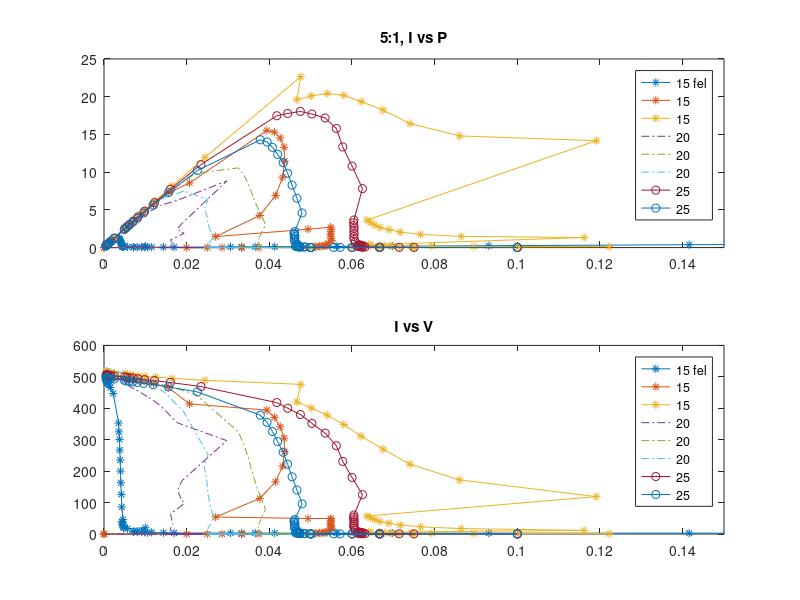
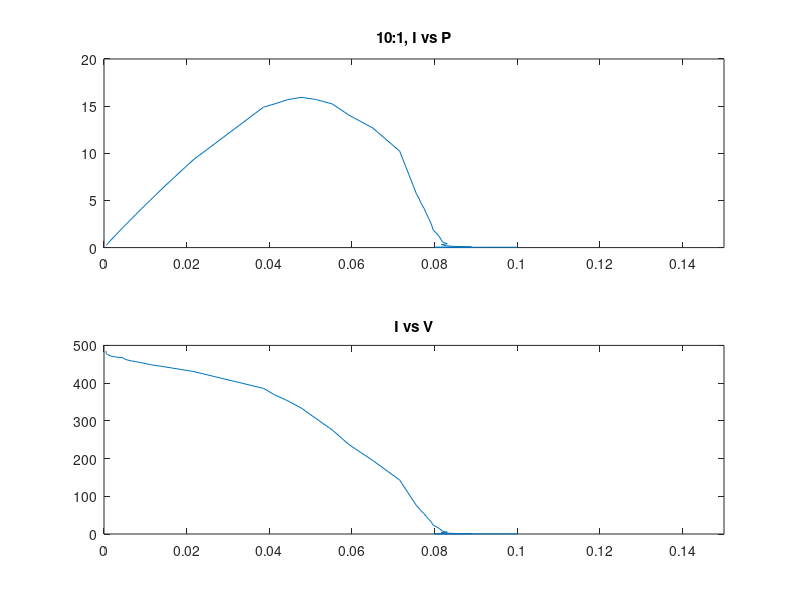
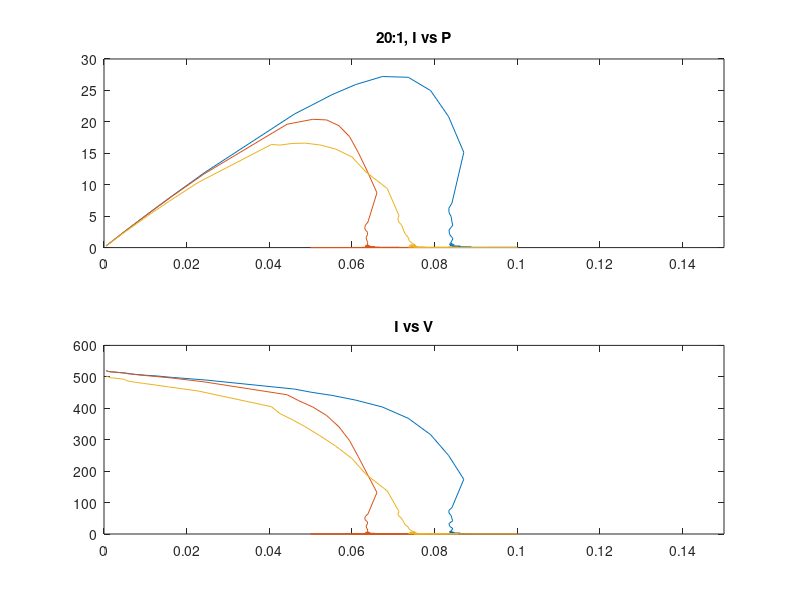

Recreate these plots in MATLAB, in order.
close all
clear

res = [999999 899999 799999 699999 599999 499999 399999 299999 199999 99999 89999 79999 69999 59999 49999 39999 29999 19999 9999 8999 7999 6999 5999 4999 3999 2999 1999 999 899 799 699 599 499 399 299 199 99 89 79 69 59 49 39 29 19 9 8 7 6 5 4 3 2 1 0];

%--------------------------------------------------------------------------
%w 5 measurements, airampo

%stora b?garen
%mV, 999 999 - 0 Ohm
aC1_V = 200;
aC2_V = [600 600 530 530 529 529 529 528 528 527 526 522 521 520 518 517 515 513 509 507 497 486 443 431 418 401 377 343 297 232 160 073 064 057 49.1 40.6 32.5 24.4 16.2 8.0 7.2 6.4 5.6 4.7 3.9 3.0 2.2 1.4 0.6 0.4 0.3 0.3 0.2 0.1 0];

aB1_V = [402 402 396 393 388 385 374 374 363 358 349 336 330 323 316 306 296 287 286 282 283 284 282 192 073 052 026 023 021 19.7 17.0 14.2 8.7 5.8 2.8 2.5 2.2 1.9 1.6 1.3 1.0 0.7 0.4 0.1 0.1 0 0 0 0 0 0 0 0 0 0];
aB2_V = 490;
aB3_V = [566 566 564 563 561 559 557 555 553 550 547 540 539 533 527 522 516 509 498 474 402 374 340 310 276 235 193 149 101 48.5 43.6 38.6 33.5 28.6 23.5 18.9 14.0 9.2 4.5 4.0 3.5 3.1 2.6 2.1 1.6 1.2 0.7 0.3 0.2 0.2 0.1 0.1 0 0 0];

aC2_I = aC2_V./res;
aB1_I = aB1_V./res;
aB3_I = aB3_V./res;

% figure
% plot(aC2_I, aC2_V, aB1_I, aB1_V, aB3_I, aB3_V);
% legend('2C', '1B', '3B')
% title('1st airampo 2C 1B 3B')


%------------------------------------------------------------------------------------------------------
%------------------------------------------------------------------------------------------------------

%w 6 monday

%airampo, mV
aBprim1_V = [538 538 540 539 540 539 539 538 538 536 534 530 529 526 524 521 517 510 496 431 421 406 388 366 325 385 227 157 119 97 82 68 54 41 27 14 13 12 11 9 8 7 6 5 3 2 1 0.9 0.8 0.7 0.6 0.5 0.4 0.2 0];
aBprim1_I = aBprim1_V./res;
aBprim2_V = [612 612 610 609 609 608 607 606 605 604 603 601 600 598 597 595 593 589 583 564 559 552 545 535 521 500 565 389 201 175 155 135 115 105 56 37 19 17 14 12 10.5 8.6 7.0 5.1 4.0 2.0 1.5 1.3 1.1 0.9 0.7 0.6 0.4 0.2 0];
aBprim2_I = aBprim2_V./res;

aCprim1_V = [602 602 602 602 602 601 600 598 594 591 587 585 584 581 576 571 563 545 497 582 466 444 415 392 342 270 189 92.0 80.0 72.0 62.9 53.0 42.8 36.7 25.5 17.7 8.8 7.0 6.8 6.0 5.0 4.3 3.3 2.5 1.7 0.9 0.6 0.6 0.5 0.4 0.3 0.2 0.1 0 0];
aCprim1_I = aCprim1_V./res;
%felk?lla beh?vde s?tta p? silver 2ggr
aCprim2_V = [562 562 445 444 442 429 412 413 400 395 381 377 375 370 372 365 360 354 343 292 278 266 255 237 217 185 141 80 73.6 66.0 58.8 50.3 41.8 33.6 25.6 16.8 8.3 7.5 6.6 5.6 4.8 4.0 3.1 2.4 1.5 0.7 0.6 0.5 0.5 0.4 0.3 0.2 0.1 0 0];
aCprim2_V = aCprim2_V./res;

% figure
% subplot(2, 1, 1)
% plot(aBprim1_I, aBprim1_V, aBprim2_I, aBprim2_V)
% title('2nd airampo 1B 2B')
% xlim([0 0.55])
% legend('1', '2')
% subplot(2, 1, 2)
% plot(aCprim1_I, aCprim1_V, aCprim2_V, aCprim2_V)
% title('2nd airampo 1C 2C')
% xlim([0 0.55])
% legend('1', '2')


% %black maize ------------------------------------------------------------
%1:1
mX1_V = [516 516 511 509 506 504 502 500 496 491 477 467 463 455 447 437 423 401 365 270 204 183 161 142 122 99 77.0 53.8 25.5 22.1 19.2 17.1 13.6 11.4 8.8 6.5 4.3 2.1 1.9 1.6 1.4 1.2 0.9 0.7 0.5 0.3 0.2 0.1 0.1 0 0 0 0 0 0];
mX1_I = mX1_V./res;
mX2_V = [557 557 557 557 556 555 555 554 552 551 550 549 548 546 545 544 541 535 522 517 512 507 500 487 472 439 363 179 160 149 127 108 90.9 72.0 54.1 36.5 18.2 16.2 14.3 12.3 10.5 9.0 7.2 5.3 3.5 1.7 1.4 1.3 1.1 0.9 0.8 0.5 0.2 0.1 0];
mX2_I = mX2_V./res;

%2:1
mY1_V = [525 525 525 525 525 525 525 525 525 522 521 521 521 520 519 518 517 516 511 499 495 491 486 481 474 463 444 412 275 246 218 187 157 124 93 61 31 27 24 20 17.6 14.7 12.0 8.6 5.7 2.7 2.5 2.1 1.8 1.5 1.2 0.9 0.6 0.3 0];
mY1_I = mY1_V./res;
mY2_V = [584 584 584 583 583 583 582 581 581 580 576 575 574 571 571 569 567 562 553 530 520 512 501 488 467 435 280 177 123 113 98.7 85.1 69.4 55.2 41.3 27.0 13.9 12.5 10.7 9.4 7.9 6.6 5.3 3.9 2.6 1.2 1.1 1.0 0.8 0.7 0.6 0.4 0.3 0.2 0];
mY2_I = mY2_V./res;

%4:1
%m?ngden majs f?r andra m?tningen
mZ1_V = [536 536 536 535 535 534 534 533 532 531 530 528 528 527 525 524 522 519 510 506 502 497 492 486 475 460 428 307 277 246 219 186 157 134 94.2 63.5 32.2 28.8 25.3 22.3 19.0 15.7 12.6 9.4 6.1 2.8 2.5 2.3 1.9 1.6 1.3 0.9 0.6 0.2 0];
mZ1_I = mZ1_V./res;
mZ2_V = [530 530 528 529 528 527 526 526 525 524 523 522 521 510 519 517 516 513 504 501 499 496 492 486 478 463 437 336 307 280 247 210 177 142 108 71.4 35.0 31.3 27.6 24.0 21.5 18.6 13.0 10.1 6.6 3.1 2.8 2.5 2.1 1.8 1.4 1.1 0.7 0.4 0];
mZ2_I = mZ2_V./res;

%1:1
%mer majs ?n 2a, 15:15 ist?llet f?r 10:10
mXs1_V = [531 531 531 530 530 530 529 528 527 526 525 523 522 521 519 517 515 514 504 501 497 492 486 479 470 456 422 299 274 241 215 192 160 127 95.2 63.0 31.6 28.2 25.4 21.6 19.1 16.0 12.6 9.3 6.1 2.9 2.5 2.2 1.9 1.6 1.3 1.0 0.7 0.4 0];
mXs1_I = mXs1_V./res;
mXs2_V = [554 554 553 552 552 552 551 550 549 548 546 545 544 543 542 540 538 535 529 513 507 502 494 485 470 450 401 298 174 146 132 114 98 81 67.5 50.5 33.7 17.0 14.6 12.9 11.2 9.7 8.2 6.5 4.7 3.1 1.4 1.3 1.1 0.9 0.8 0.7 0.5 0.3 0];
mXs2_I = mXs2_V./res;

%? = w
%2:1, 15:7,5g
mYs1_V = [520 520 519 520 520 519 519 519 518 517 517 517 516 516 515 514 511 507 494 490 486 481 475 465 450 427 381 249 227 206 180 158 135 111 85.4 58.0 29.0 25.5 22.5 19.6 16.6 13.7 10.9 8.1 5.1 2.5 2.1 1.9 1.6 1.3 1.1 0.8 0.5 0.2 0];
mYs1_I = mYs1_V./res;
%ljus glappar
mYs2_V = [547 547 546 546 544 544 543 542 541 540 538 537 535 534 533 532 530 527 522 506 502 496 491 485 474 456 425 356 186 167 149 130 112 93.6 75.0 55.7 37.1 18.6 16.6 14.7 12.8 11.0 9.1 7.1 5.4 3.5 1.7 1.5 1.3 1.1 0.9 0.6 0.4 0.2 0];
mYs2_I = mYs2_V./res;

% figure
% subplot(5, 1, 1)
% plot(mX1_I, mX1_V, mX2_I, mX2_V)
% title('1st maize X')
% xlim([0 0.35])
% legend('1', '2')
% subplot(5, 1, 2)
% plot(mY1_I, mY1_V, mY2_I, mY2_V)
% title('1st maize Y')
% xlim([0 0.35])
% legend('1', '2')
% subplot(5, 1, 3)
% plot(mZ1_I, mZ1_V, mZ2_I, mZ2_V)
% title('1st maize Z')
% xlim([0 0.35])
% legend('1', '2')
% subplot(5, 1, 4)
% plot(mV1_I, mV1_V, mV2_I, mV2_V)
% title('1st maize V')
% xlim([0 0.35])
% legend('1', '2')
% subplot(5, 1, 5)
% plot(mW1_I, mW1_V, mW2_I, mW2_V)
% title('1st maize W')
% xlim([0 0.35])
% legend('1', '2')


%------------------------------------------------------------------------------------------------------
%------------------------------------------------------------------------------------------------------
%10/02
%3e m?tningen, majs och kanske airampo med polymer sen

%4 majs

%1:1 - en kvar
%m111_V = [366];
%m112_V = [150];
%ngt ?r fel - oklart vad
%m?ste ha f?rsk majs?
%elektrolyten ?r f?r gammal?
m113_V = [561 561 561 560 558 557 556 555 552 549 547 546 545 544 541 539 536 531 517 511 506 499 490 478 459 423 342 175 155 140 120 105 87 68 53 37 18 16 15 12.3 10.5 8.6 6.8 5.3 3.4 1.6 1.4 1.3 1.1 0.9 0.8 0.6 0.4 0.2 0];
m113_I = m113_V./res;

%2:1 - en kvar
%2 m?tna med d?liga utrustningen
m212_V = [550 550 548 547 545 545 544 543 541 549 539 537 536 535 534 533 531 528 521 518 516 512 508 502 494 480 451 348 325 298 265 230 181 142 111 76.2 42.0 37.1 33.3 29.1 25.1 20.7 16.6 12.3 8.1 3.9 3.5 3.1 2.6 2.2 1.8 1.3 0.9 0.5 0];
m212_I = m212_V./res;

%4:1
m411_V = []; %fuckad
m412_V = [615 615 614 614 613 612 611 610 609 607 606 604 603 601 600 597 593 588 570 563 557 549 539 523 498 448 335 166 146 130 113 97.4 81.4 66.5 48.8 32.3 16.2 14.5 12.8 11.2 9.6 8.0 6.3 4.7 3.1 1.5 1.3 1.2 1.0 0.8 0.7 0.6 0.4 0.2 0];
m412_I = m412_V./res;
m413_V = []; %rispad

%5:1
m511_V = [568 568 567 566 565 565 563 561 559 557 553 552 551 548 547 544 541 539 536 530 515 506 500 490 480 463 437 385 293 162 145 128 113 98.7 83.6 67.1 51.3 35.0 18.0 16.2 14.4 12.4 10.6 8.9 7.0 5.2 3.4 1.4 1.3 1.0 0.9 0.7 0.5 0.3 0];
m511_I = m511_V./res;
m512_V = [609 609 608 608 607 606 606 604 603 602 600 599 596 595 592 591 588 583 571 565 561 555 547 537 523 495 423 222 198 175 153 131 109 87.8 66.2 44.0 22.0 19.6 17.4 15.1 13.0 11.1 8.5 6.3 4.1 1.9 1.7 1.5 1.2 1.0 0.8 0.6 0.4 0.2 0];
m512_I = m512_V./res;
m513_V = []; %f?r l?g, 10mV h?gsta med bra m?tutrustning

%10:1
m1011_V = [620 620 620 620 620 619 618 617 616 614 612 611 610 609 607 605 602 597 581 575 570 563 555 543 523 491 412 215 190 170 150 128 106 85.0 63.6 42.1 20.9 18.6 16.6 14.3 12.2 10.1 8.0 6.0 3.9 1.9 1.6 1.4 1.2 1.0 0.8 0.6 0.4 0.2 0];
m1011_I = m1011_V./res;
m1012_V = [578 578 577 576 575 574 573 572 571 570 569 568 567 566 565 564 562 558 545 542 539 535 530 523 515 495 454 287 262 235 206 176 148 119 90.2 60.2 29.6 26.6 23.5 20.6 17.6 14.6 11.6 8.6 5.6 2.6 2.3 2.0 1.7 1.5 1.1 0.9 0.6 0.3 0];
m1012_I = m1012_V./res;
m1013_V = [589 589 589 589 588 588 587 587 586 585 584 582 581 579 578 576 574 572 568 562 545 537 530 521 510 492 460 404 306 165 147 132 117 101 85.0 68.4 51.6 34.9 16.0 14.2 12.3 10.6 8.8 7.0 5.2 3.4 1.6 1.5 1.3 1.1 0.9 0.7 0.5 0.4 0];
m1013_I = m1013_V./res; %hade 52 m?tpukter - la till 2 589 i b?rjan


m113_P = m113_V.*m113_I;
mX1_P = mX1_V.*mX1_I;
mX2_P = mX2_V.*mX2_I;
mXs1_P = mXs1_V.*mXs1_I;
mXs2_P = mXs2_V.*mXs2_I;
m212_P = m212_V.*m212_I;
mY1_P = mY1_V.*mY1_I;
mY2_P = mY2_V.*mY2_I;
mYs1_P = mYs1_V.*mYs1_I;
mYs2_P = mYs2_V.*mYs2_I;
m412_P = m412_V.*m412_I;
mZ1_P = mZ1_V.*mZ1_I;
mZ2_P = mZ2_V.*mZ2_I;
m511_P = m511_V.*m511_I;
m512_P = m512_V.*m512_I;
m1011_P = m1011_V.*m1011_I;
m1012_P = m1012_V.*m1012_I;
m1013_P = m1013_V.*m1013_I;

%27/2 -----------------------------------------------------
%sista omgangen mata majs, bestamma konc
%monicas matutrustning
%----------------------------------------------------------

%4.3-5V i grund?
%from 2.59 p?hittat pga m?tfel
m511_15_V = [487 486 485 483 481 478 474 466 447 353 325 301 267 235 200 163 126 86 46 39 36 31 28 23 19 17 20 7.12 6.35 6.43 6.33 5.91 5.76 4.19 4.30 3.37 3.03 2.96 2.89 2.85 2.81 2.76 2.72 2.70 2.69 2.66 2.56 2.0 1.71 1.21 1.0 1.0 0.7 0.3 0];
m511_15_I = m511_15_V./res;
m511_15_P = m511_15_V.*m511_15_I;
m512_15_V = [501 501 501 501 500 500 500 499 496 495 494 492 491 489 485 479 466 414 394 371 341 305 262 216 166 113 54 49.3 49.3 43.9 38.4 32.8 27.4 21.9 16.5 10.8 5.3 4.8 4.2 3.6 3.1 2.5 2.0 1.4 0.9 0.3 0.3 0.2 0.2 0.1 0.1 0 0 0 0];
m512_15_I = m512_15_V./res;
m512_15_P = m512_15_V.*m512_15_I;
m513_15_V = [517 517 516 515 515 514 514 513 513 511 508 506 504 503 501 499 495 489 476 420 401 378 348 311 270 222 172 119 57.2 51.5 45.8 40.0 34.4 28.6 22.9 17.2 11.5 5.7 5.1 4.6 4.0 3.4 2.9 2.3 1.7 1.1 0.6 0.5 0.4 0.3 0.3 0.2 0.1 0.1 0];
m513_15_I = m513_15_V./res;
m513_15_P = m513_15_V.*m513_15_I;
%m514_15_V = []; %gav inget
%m514_15_I = m514_15_V./res;
%m514_15_P = m514_15_V.*m514_15_I;

m511_20_V = [504 504 504 503 502 501 500 499 497 492 478 472 466 460 449 434 409 354 297 170 143 127 112 97.0 64.4 48.9 33.3 16.0 14.4 12.8 11.2 9.6 8.0 6.4 4.8 3.2 1.6 1.4 1.3 1.1 1.0 0.8 0.7 0.5 0.3 0.2 0.2 0.1 0.1 0.1 0.1 0.1 0.1 0 0];
m511_20_I = m511_20_V./res;
m511_20_P = m511_20_V.*m511_20_I;
m512_20_V = [512 511 510 510 509 508 508 507 505 500 498 496 494 492 488 481 470 444 325 300 273 244 213 181 148 114 78.1 37.6 33.7 30 26.2 22.4 18.6 15.0 11.2 7.5 3.8 3.4 3.0 2.6 1.9 1.5 1.1 0.7 0.5 0.4 0.3 0.3 0.3 0.2 0.2 0.1 0.1 0.1 0];
m512_20_I = m512_20_V./res;
m512_20_P = m512_20_V.*m512_20_I;
m513_20_V = [529 528 528 527 526 526 525 523 520 511 508 505 501 496 487 474 448 387 252 218 196 174 150 126 102 77.7 53.0 25.5 22.7 20.1 17.6 15.1 12.6 10.1 7.6 5.0 2.5 2.3 2.0 1.8 1.5 1.3 1.0 0.8 0.5 0.3 0.2 0.2 0.2 0.2 0.1 0.1 0.1 0.1 0];
m513_20_I = m513_20_V./res;
m513_20_P = m513_20_V.*m513_20_I;
%m514_20_V = []; %borta!
%m514_20_I = m514_20_V./res;
%m514_20_P = m514_20_V.*m514_20_I;
%m515_20_V = []; %gav inget
%m515_20_I = m515_20_V./res;
%m515_20_P = m515_20_V.*m515_20_I;

m511_25_V = [505 506 506 506 506 505 505 504 503 500 ...
    498 497 496 494 491 488 482 469 418 ...
    400 380 352 321 281 231 180 125 60.4 ...
    54.3 48.3 42.3 36.2 30.2 24.1 18.1 12.1 6.1 ...
    5.5 4.9 4.3 3.7 3.0 2.4 1.8 1.2 0.6 ...
    0.5 0.5 0.4 0.3 0.3 0.2 0.2 0.1 0];
m511_25_I = m511_25_V./res;
m511_25_P = m511_25_V.*m511_25_I;
m512_25_V = [497 497 497 496 496 495 495 494 493 489 ...
    487 486 484 482 479 475 468 452 378 ...
    355 326 294 260 222 182 140 95.8 46.1 ...
    41.3 36.8 32.3 27.6 23.0 18.4 13.9 9.3 4.6 ...
    4.2 3.7 3.2 2.8 2.3 1.9 1.4 0.9 0.5 ...
    0.4 0.4 0.3 0.3 0.2 0.2 0.1 0.1 0];
m512_25_I = m512_25_V./res;
m512_25_P = m512_25_V.*m512_25_I;
%m513_25_V = []; %rispad
%m513_25_I = m513_25_V./res;
%m513_25_P = m513_25_V.*m513_25_I;

m1011_25_V = [485 480 478 477 476 475 474 472 470 467 ...
    463 461 459 457 454 449 443 431 386 ...
    370 354 334 307 276 237 195 143 75.5 ...
    68.5 61.3 54.1 46.7 39.2 31.6 23.8 16.1 8.1 ...
    7.3 6.5 5.7 4.9 4.0 3.2 2.4 1.6 0.8 ...
    0.7 0.6 0.5 0.4 0.4 0.3 0.2 0.1 0];
m1011_25_I = m1011_25_V./res;
m1011_25_P = m1011_25_V.*m1011_25_I;
m1012_25_V = [];
%m1012_25_I = m1012_25_V./res;
%m1012_25_P = m1012_25_V.*m1012_25_I;
m1013_25_V = [];
%m1013_25_I = m1013_25_V./res;
%m1013_25_P = m1013_25_V.*m1013_25_I;

m2011_25_V = [520 520 519 518 518 517 517 516 515 512 511 510 508 507 505 503 498 490 461 451 441 426 404 368 316 250 174 84.1 75.0 66.7 58.7 50.4 42.1 33.3 25.0 16.8 8.3 7.5 6.6 5.8 5.0 4.1 3.3 2.5 1.6 0.8 0.7 0.6 0.5 0.5 0.4 0.3 0.2 0.1 0];
m2011_25_I = m2011_25_V./res;
m2011_25_P = m2011_25_V.*m2011_25_I;
m2012_25_V = [520 519 519 519 518 517 516 516 515 512 ...
    510 509 508 506 504 501 496 484 443 ...
    424 404 377 341 297 246 191 132 63.8 ...
    56.9 50.4 44.2 38.2 31.8 25.3 19.0 12.7 6.3 ...
    5.7 5.0 4.4 3.8 3.1 2.5 1.9 1.2 0.6 ...
    0.5 0.5 0.4 0.3 0.3 0.2 0.1 0.1 0];
m2012_25_I = m2012_25_V./res;
m2012_25_P = m2012_25_V.*m2012_25_I;
m2013_25_V = [503 502 502 501 501 500 499 497 496 492 ...
    488 486 484 482 479 475 468 455 405 ...
    383 364 341 313 280 240 190 137 71.3 ...
    63.9 57.0 50.3 43.3 36.2 29.1 22.0 14.7 7.4 ...
    6.7 5.9 5.1 4.4 3.7 2.9 2.2 1.4 0.7 ...
    0.6 0.6 0.5 0.4 0.3 0.3 0.2 0.1 0];
m2013_25_I = m2013_25_V./res;
m2013_25_P = m2013_25_V.*m2013_25_I;

konc2 = 1:1:20;
pmax15 = zeros(1, 20);
% pmax15(5) = 89.49;
% pmax15(10) = 148.4;
% pmax15(20) = 163.4;
pmax20 = pmax15;
% pmax20(5) = 89.51;
pmax25 = pmax15;
% pmax25(5) = pmax_meas;

figure %5:1, max utan fel 18.05, nr2 15.53
subplot(2, 1, 1)
plot(m511_15_I, m511_15_P, '-*', m512_15_I, m512_15_P, '-*', m513_15_I, m513_15_P, '-*', ...
    m511_20_I, m511_20_P, '-.', m512_20_I, m512_20_P, '-.', m513_20_I, m513_20_P, '-.', ...
    m511_25_I, m511_25_P, '-o', m512_25_I, m512_25_P, '-o')
legend('15 fel', '15', '15', ...
    '20', '20', '20', ...
    '25', '25')
xlim([0 0.15])
title('5:1, I vs P')
subplot(2, 1, 2)
plot(m511_15_I, m511_15_V, '-*', m512_15_I, m512_15_V, '-*', m513_15_I, m513_15_V, '-*', ...
    m511_20_I, m511_20_V, '-.', m512_20_I, m512_20_V, '-.', m513_20_I, m513_20_V, '-.', ...
    m511_25_I, m511_25_V, '-o', m512_25_I, m512_25_V, '-o')
legend('15 fel', '15', '15', ...
    '20', '20', '20', ...
    '25', '25')
xlim([0 0.15])
title('I vs V')

figure %10:1, max 15.94
subplot(2, 1, 1)
plot(m1011_25_I, m1011_25_P)
xlim([0 0.15])
title('10:1, I vs P')
subplot(2, 1, 2)
plot(m1011_25_I, m1011_25_V)
xlim([0 0.15])
title('I vs V')

figure %20:1, max 27.21, nr2 20.4
subplot(2, 1, 1)
plot(m2011_25_I, m2011_25_P, m2012_25_I, m2012_25_P, m2013_25_I, m2013_25_P)
xlim([0 0.15])
title('20:1, I vs P')
subplot(2, 1, 2)
plot(m2011_25_I, m2011_25_V, m2012_25_I, m2012_25_V, m2013_25_I, m2013_25_V)
xlim([0 0.15])
title('I vs V')

% plot(konc, pmax_meas, '*-', konc, pmax, '*-');

%plotta alla sista matningen 3e
% figure
% %5:1
% subplot(3, 1, 1)
% plot(m511_15_I, m511_15_P, m512_15_I, m512_15_P, m513_15_I, m513_15_P, ...
%     m511_20_I, m511_20_P, m512_20_I, m512_20_P, m513_20_I, m513_20_P, ...
%     m511_25_I, m511_25_P, m512_25_I, m512_25_P, ...
%     m2011_25_I, m2011_25_P, ...
%     m2011_25_I, m2011_25_P, m2012_25_I, m2012_25_P, m2013_25_I, m2013_25_P)
% legend('51,15 fel', '51,15', '51,15', ...
%     '51,20', '51,20', '51,20', ...
%     '51,25', '51,25', ...
%     '10', ...
%     '20,20', '20,20', '20,20')
% xlim([0 0.15])
% title('I vs P')
% 
% subplot(3, 1, 2)
% plot(m511_15_I, m511_15_V, m512_15_I, m512_15_V, m513_15_I, m513_15_V, ...
%     m511_20_I, m511_20_V, m512_20_I, m512_20_V, m513_20_I, m513_20_V, ...
%     m511_25_I, m511_25_V, m512_25_I, m512_25_V, ...
%     m2011_25_I, m2011_25_V, ...
%     m2011_25_I, m2011_25_V, m2012_25_I, m2012_25_V, m2013_25_I, m2013_25_V)
% xlim([0 0.15])
% title('I vs V')
% legend('51,15 fel', '51,15', '51,15', ...
%     '51,20', '51,20', '51,20', ...
%     '51,25', '51,25', ...
%     '10', ...
%     '20,20', '20,20', '20,20')

% figure
% subplot(5, 2, 1)
% plot(m113_I, m113_V) %mY1_I, mY1_V, mY2_I, mY2_V, 
% title('1st + 2nd maize 1:1')
% xlim([0 0.55])
% ylim([0 700])
% legend('Y1', 'Y2', '1:1')
% subplot(5, 2, 3)
% plot(m212_I, m212_V)
% title('2nd maize 2:1')
% xlim([0 0.55])
% ylim([0 700])
% %legend('Y1', 'Y2', '1.1')
% subplot(5, 2, 5)
% plot(m412_I, m412_V) %mZ1_I, mZ1_V, mZ2_I, mZ2_V, 
% title('1st + 2nd maize 4:1')
% xlim([0 0.55])
% ylim([0 700])
% legend('1Z', '2Z', '1')
% subplot(5, 2, 7)
% plot(m511_I, m511_V, m512_I, m512_V) %en f?r d?lig
% title('2nd maize 5:1')
% xlim([0 0.55])
% ylim([0 700])
% subplot(5, 2, 9)
% plot(m1011_I, m1011_V, m1012_I, m1012_V, m1013_I, m1013_V)
% title('2nd maize 10:1')
% xlim([0 0.55])
% ylim([0 700])
% subplot(5, 2, 2)
% plot(mX1_I, mX1_V, mX2_I, mX2_V)
% title('1st maize X')
% xlim([0 0.55])
% ylim([0 700])
% legend('1', '2')
% subplot(5, 2, 4)
% plot(mY1_I, mY1_V, mY2_I, mY2_V)
% title('1st maie Y')
% xlim([0 0.55])
% ylim([0 700])
% legend('1', '2')
% subplot(5, 2, 6)
% plot(mZ1_I, mZ1_V, mZ2_I, mZ2_V)
% title('1st maize Z')
% xlim([0 0.55])
% ylim([0 700])
% legend('1', '2')
% subplot(5, 2, 8)
% plot(mV1_I, mV1_V, mV2_I, mV2_V)
% title('1st maize V')
% xlim([0 0.55])
% ylim([0 700])
% legend('1', '2')
% subplot(5, 2, 10)
% plot(mW1_I, mW1_V, mW2_I, mW2_V)
% title('1st maize W')
% xlim([0 0.55])
% ylim([0 700])
% legend('1', '2')

% figure
% subplot(5, 1, 1)
% plot(m113_I, m113_V, mX1_I, mX1_V, mX2_I, mX2_V, mXs1_I, mXs1_V, mXs2_I, mXs2_V)
% title('1st + 2nd maize 1:1')
% xlim([0 0.55])
% ylim([0 700])
% legend('11', 'X1', 'X2', 'Xs1', 'Xs2')
% subplot(5, 1, 2)
% plot(m212_I, m212_V, mY1_I, mY1_V, mY2_I, mY2_V, mYs1_I, mYs1_V, mYs2_I, mYs2_V)
% title('2nd maize 2:1')
% xlim([0 0.55])
% ylim([0 700])
% legend('21', 'Y1', 'Y2', 'Ys1', 'Ys2')
% subplot(5, 1, 3)
% plot(m412_I, m412_V, mZ1_I, mZ1_V, mZ2_I, mZ2_V) 
% title('1st + 2nd maize 4:1')
% xlim([0 0.55])
% ylim([0 700])
% legend('1', '1Z', '2Z')
% subplot(5, 1, 4)
% plot(m511_I, m511_V, m512_I, m512_V) %en f?r d?lig
% title('2nd maize 5:1')
% xlim([0 0.55])
% ylim([0 700])
% subplot(5, 1, 5)
% plot(m1011_I, m1011_V, m1012_I, m1012_V, m1013_I, m1013_V)
% title('2nd maize 10:1')
% xlim([0 0.55])
% ylim([0 700])

%m?tfel p? nr 29 (-30) motsvarar 899 Ohm
%efficiency w/ measurement errors
% figure
% %1:1
% subplot(6, 1, 1)
% plot(m113_I, m113_P, mX1_I, mX1_P, mX2_I, mX2_P, mXs1_I, mXs1_P, mXs2_I, mXs2_P, '-*', [0 200], [89.49 89.49], 'k')
% title('P 1st + 2nd maize 1:1')
% xlim([0 0.55])
% ylim([0 200])
% legend('11', 'X1', 'X2', 'Xs1', 'Xs2', 'Pmax 89.49')
% ylabel('Efficiency P')
% %2:1
% subplot(6, 1, 2)
% plot(m212_I, m212_P, mY1_I, mY1_P,  '-*', mY2_I, mY2_P, mYs1_I, mYs1_P, mYs2_I, mYs2_P, '-*', [0 200], [169.9 169.9], 'k', [0 200], [121.2 121.2], 'k')
% title('P 2nd maize 2:1')
% xlim([0 0.55])
% ylim([0 200])
% legend('21', 'Y1', 'Y2', 'Ys1', 'Ys2', 'Pmax? 169.9', 'Pmax 121.2')
% %4:1
% subplot(6, 1, 3)
% plot(m412_I, m412_P, mZ1_I, mZ1_P, mZ2_I, mZ2_P, [0 200], [113 113], 'k') 
% title('P 1st + 2nd maize 4:1')
% xlim([0 0.55])
% ylim([0 200])
% legend('1', '1Z', '2Z', 'Pmax 113')
% %5:1
% subplot(6, 1, 4)
% plot(m511_I, m511_P, '-*', m512_I, m512_P, m511_15_I, m511_15_P, m512_15_I, m512_15_P, [0 200], [148.4 148.4], 'k', [0 200], [89.51 89.51], 'k') %en f?r d?lig
% title('P 2nd maize 5:1')
% xlim([0 0.55])
% ylim([0 200])
% legend('Pmax? 148.4', 'Pmax 89.51')
% %10:1
% subplot(6, 1, 5)
% plot(m1011_I, m1011_P, m1012_I, m1012_P, m1013_I, m1013_P,  '-*', [0 200], [163.4 163.4], 'k', [0 200], [103.1 103.1], 'k')
% title('P 2nd maize 10:1')
% xlim([0 0.55])
% ylim([0 200])
% legend('Pmax? 163.4', 'Pmax 103.1')
% %20:1
% subplot(6, 1, 6)
% plot(m1011_I, m1011_P, m1012_I, m1012_P, m1013_I, m1013_P,  '-*', [0 200], [163.4 163.4], 'k', [0 200], [103.1 103.1], 'k')
% title('P 2nd maize 10:1')
% xlim([0 0.55])
% ylim([0 200])
% legend('Pmax? 163.4', 'Pmax 103.1')
% 
% %effiency without measurement errors
% figure
% subplot(5, 1, 1)
% plot(m113_I, m113_P, mX1_I, mX1_P, mX2_I, mX2_P, mXs1_I, mXs1_P, [0 200], [89.49 89.49], 'k')
% title('P 1st + 2nd maize 1:1')
% xlim([0 0.55])
% ylim([0 200])
% legend('11', 'X1', 'X2', 'Xs1', 'Pmax 89.49')
% ylabel('Efficiency P')
% subplot(5, 1, 2)
% plot(m212_I, m212_P, mY2_I, mY2_P, mYs1_I, mYs1_P, [0 200], [121.2 121.2], 'k')
% title('P 2nd maize 2:1')
% xlim([0 0.55])
% ylim([0 200])
% legend('21', 'Y2', 'Ys1', 'Pmax 121.2')
% subplot(5, 1, 3)
% plot(m412_I, m412_P, mZ1_I, mZ1_P, mZ2_I, mZ2_P, [0 200], [113 113], 'k') 
% title('P 1st + 2nd maize 4:1')
% xlim([0 0.55])
% ylim([0 200])
% legend('1', '1Z', '2Z', 'Pmax 113')
% subplot(5, 1, 4)
% plot(m512_I, m512_P, [0 200], [89.51 89.51], 'k') %en f?r d?lig
% title('P 2nd maize 5:1')
% xlim([0 0.55])
% ylim([0 200])
% legend('Pmax 89.51')
% subplot(5, 1, 5)
% plot(m1011_I, m1011_P, m1012_I, m1012_P, [0 200], [103.1 103.1], 'k')
% title('P 2nd maize 10:1')
% xlim([0 0.55])
% ylim([0 200])
% legend('Pmax 103.1')


%konc vs Pmax
konc = 1:1:20;
pmax_meas = zeros(1, 20);  %m matfel
pmax_meas(1) = 89.49;
pmax_meas(2) = 121.2;
pmax_meas(4) = 113;
pmax_meas(5) = 148.4;
pmax_meas(10) = 163.4;
pmax = pmax_meas;
pmax(5) = 89.51;
pmax(10) = 103.1;

pmax3 = pmax_meas;

% figure
% plot(konc, pmax_meas, '*-', konc, pmax, '*-');

%airampo omgang 3 ---------------------------------------------------------
%med polymerpapper

a31_V = [480 479 477 476 476 475 474 473 471 467 465 463 461 458 455 449 441 424 374 353 335 317 300 268 228 184 130 65.0 56.8 50.0 43.9 37.4 31.4 25.2 18.9 12.3 6.1 5.4 4.7 3.6 2.5 2.0 1.6 1.2 0.8 0.7 0.7 0.6 0.6 0.1 0.1 0.1 0 0 0];
a31_I = a31_V./res;

% figure
% plot(aBprim1_I, aBprim1_V, aBprim2_I, aBprim2_V, a31_I, a31_V)
% title('2nd airampo Bprim Bpoly')
% xlim([0 0.55])
% legend('1', '2', 'poly')


